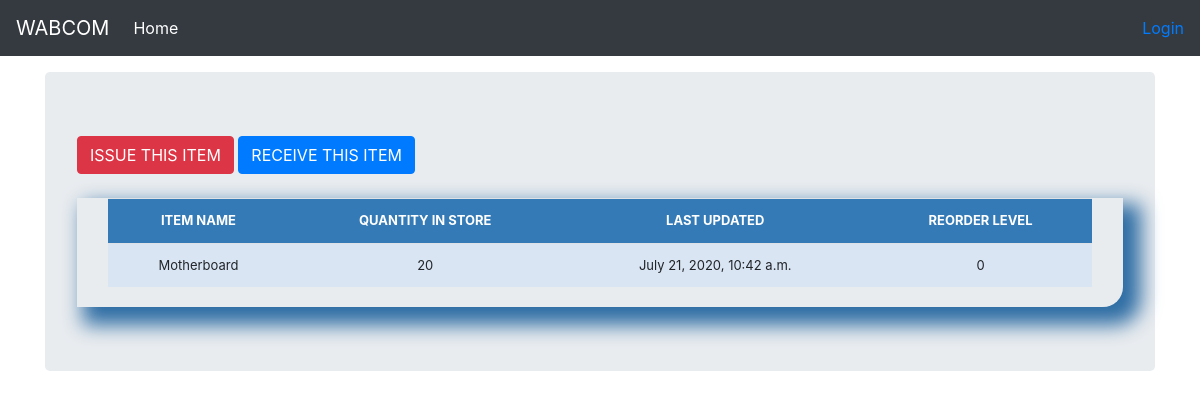
The page /stock_detail/6/ on the database its author committed.
### stockmgmgt/models.py (models this page shows, shortened)
class Stock(models.Model):
    category = models.CharField(max_length=50, blank=True, null=True)
    item_name = models.CharField(max_length=50, blank=True, null=True)
    quantity = models.IntegerField(default='0', blank=True, null=True)
    receive_quantity = models.IntegerField(default='0', blank=True, null=True)
    receive_by = models.CharField(max_length=50, blank=True, null=True)
    issue_quantity = models.IntegerField(default='0', blank=True, null=True)
    issue_by = models.CharField(max_length=50, blank=True, null=True)
    issue_to =  models.CharField(max_length=50, blank=True, null=True)
    phone_number =  models.CharField(max_length=50, blank=True, null=True)
    created_by =  models.CharField(max_length=50, blank=True, null=True)
    reorder_level = models.IntegerField(default='0', blank=True, null=True)
    last_updated = models.DateTimeField(auto_now_add=False,auto_now=True)
    timestamp = models.DateTimeField(auto_now_add=True,auto_now=False)
    export_to_CSV = models.BooleanField(default=False)

### stockmgmgt/views.py (the view)
# urls.py: path('stock_detail/<str:pk>/', views.stock_detail, name="stock_detail"),
def stock_detail(request, pk):
	queryset = Stock.objects.get(id=pk)
	context = {
		"queryset": queryset,
	}
	return render(request, "stock_detail.html", context)

### stockmgmgt/templates/stock_detail.html (shortened to what this page needs)
{% load static %}
{% load crispy_forms_tags %}
<!DOCTYPE html>
<html lang="en">
  <head>
<link rel="stylesheet" href="{% static 'css/bootstrap.min.css' %}">
    <link href="navbar-top-fixed.css" rel="stylesheet">
    <link rel="stylesheet" href="{% static 'css/navbar-top-fixed.css' %}">
  </head>
  <body>
    <nav class="navbar navbar-expand-md navbar-dark fixed-top bg-dark">
  <a class="navbar-brand" href="/">WABCOM</a>
  <div class="collapse navbar-collapse" id="navbarCollapse">
    <ul class="navbar-nav mr-auto">
        <li class="nav-item active">
            <a class="nav-link" href="/">Home <span class="sr-only">(current)</span></a>
          </li>
    </ul>
    <ul class="navbar-nav">
      {% if request.user.is_authenticated %}
      <li><a href="/accounts/logout"><button class="btn btn-danger">{{ user }} | Logout</button></a></li>
      {% else %}
      <li><a href="/accounts/login">Login</a></li>
      {% endif %}
  </ul>
  </div>
</nav>
<main role="main" class="container">
  <div class="jumbotron">
      <a href="{% url 'issue_items' queryset.id %}"><div class='btn btn-danger'>ISSUE THIS ITEM</div></a>
      <a href="{% url 'receive_items' queryset.id %}"><div class='btn btn-primary'>RECEIVE THIS ITEM</div></a>
            <br><br>
            <div class="display_table">
              <table class='table'>
                      <tr>
                        <th>ITEM NAME</th>
                        <th>QUANTITY IN STORE</th>
                        <th>LAST UPDATED</th>
                        <th>REORDER LEVEL</th>
                      </tr>
                      <tr>
                        <td>{{queryset.item_name}}</td>
                        <td>{{queryset.quantity}}</td>
                        <td>{{queryset.last_updated}}</td>
                        <td>{{queryset.reorder_level}}</td>
                      </tr>
              </table>
            </div>
  </div>
</main>
      </body>
</html>

### stockmgmgt/static/css/navbar-top-fixed.css (style rules this page uses)
body { min-height: 75rem; padding-top: 4.5rem; }

### stockmgmgt/templates/stock_detail.html (style rules this page uses)
.table { font-size: 13px; text-align: center; width: 95%; margin: auto; }
.table tr:nth-child(odd) { background: #B8CAE4 }
.table tr:nth-child(even) { background: #dae5f4 }
th { background-color: #337ab7; color: white; }
.display_table { border-bottom-right-radius: 20px; padding-left: 5px; padding-right: 5px; padding-bottom: 20px; box-shadow: 12px 12px 20px 6px #2e6da4; }

### rows shown on the page
Stock: item_name "Motherboard", quantity "20", last_updated "July 21, 2020, 10:42 a.m.", reorder_level "0"
